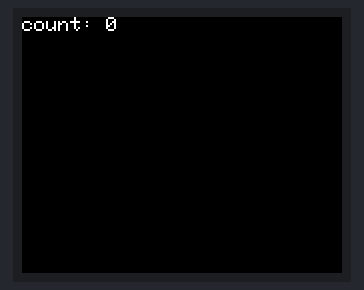
Simulated run of this sketch. Board: Arduino Uno, built with avr-gcc and run on an emulated ATmega328P. Parts: 160×128 colour display.

Above: at 1.1 s.
At 15.1 s:
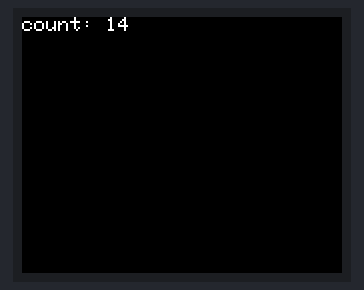
At 20.1 s:
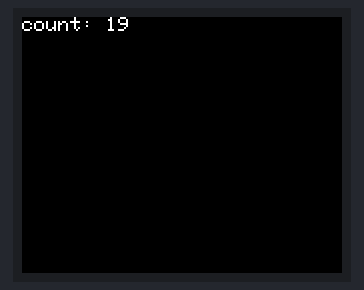
At 28.1 s:
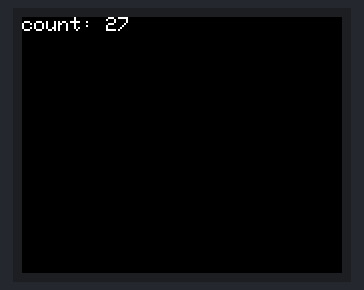
At 39.1 s:
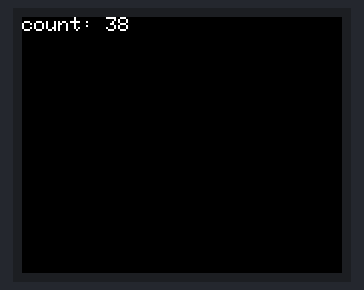

The sketch:

st7735_tft.ino
```cpp
// snippet: st7735_tft
// tags: display, tft, st7735, spi, color, adafruit, 1.8inch, 128x160
// boards: avr, esp32, megaavr, nano33iot, romi32u4, rp2040
// library: Adafruit ST7735 and ST7789, Adafruit GFX
// description: Draw on 1.8" ST7735 TFT (128x160) using Adafruit GFX library
// prompts: ST7735 TFT, 1.8 inch TFT, 128x160 display, color TFT small, Adafruit ST7735
// exact-include: Adafruit_GFX.h, Adafruit_ST7735.h, SPI.h

#include <Adafruit_GFX.h>
#include <Adafruit_ST7735.h>
#include <SPI.h>

#define TFT_CS  10
#define TFT_DC   9
#define TFT_RST  8

Adafruit_ST7735 tft(TFT_CS, TFT_DC, TFT_RST);
unsigned long prevMs = 0;
int counter = 0;

void setup() {
  tft.initR(INITR_BLACKTAB);
  tft.setRotation(1);
  tft.fillScreen(ST77XX_BLACK);
  tft.setTextColor(ST77XX_WHITE, ST77XX_BLACK);
  tft.setTextSize(1);
}

void loop() {
  unsigned long now = millis();
  if (now - prevMs < 1000) return;
  prevMs = now;

  tft.setCursor(0, 0);
  tft.print("count: "); tft.println(counter++);
}
```

Measured:
- what the display in image 1 shows lasts 1.0 s, from 15.0 s to 16.0 s
